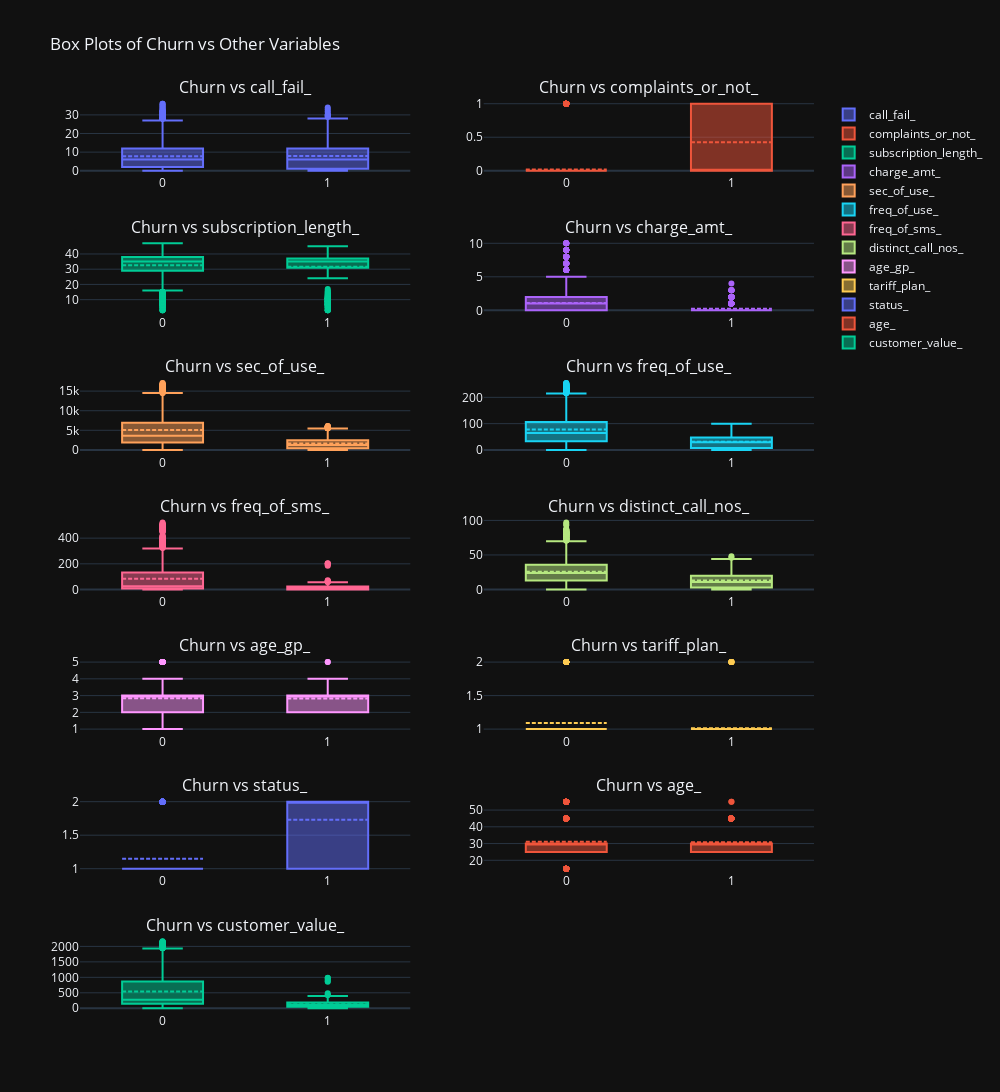

The notebook cell saved with this chart:
### Markdown cell above
### Bivariate Analysis

### Code cell
# Comparing all the columns with the target variable 'Churn'
# Determine the number of rows and columns for the subplots
num_columns = 2
num_rows = (len(churn_data.columns) - 1 + 1) // num_columns

# Create a subplot grid
fig = make_subplots(rows=num_rows, cols=num_columns, subplot_titles=[f"Churn vs {col}" for col in churn_data.columns if col != 'churn'])

# Add a box plot for each column against Churn
for i, column in enumerate(churn_data.columns):
    if column == 'churn':
        continue
    row = i // num_columns + 1
    col = i % num_columns + 1
    fig.add_trace(
        go.Box(y=churn_data[column], x=churn_data['churn'], name=column, boxmean=True),
        row=row, col=col
    )

# Update layout
fig.update_layout(
    title_text='Box Plots of Churn vs Other Variables',
    height=500 * num_rows,
    width=1000,
    template="plotly_dark"
)

# Show the plot
fig.show()

### Figure 1 — Plotly figure (JSON) as saved in the notebook; plotly's stock layout.template omitted (floating-point values rounded to 4 significant figures; data arrays with more than 128 entries replaced by an {"elided": "..."} marker saying what was removed)
{"data": [{"boxmean": true, "name": "call_fail_", "type": "box", "x": {"elided": "2850 int values"}, "xaxis": "x", "y": {"elided": "2850 int values"}, "yaxis": "y"}, {"boxmean": true, "name": "complaints_or_not_", "type": "box", "x": {"elided": "2850 int values"}, "xaxis": "x2", "y": {"elided": "2850 int values"}, "yaxis": "y2"}, {"boxmean": true, "name": "subscription_length_", "type": "box", "x": {"elided": "2850 int values"}, "xaxis": "x3", "y": {"elided": "2850 int values"}, "yaxis": "y3"}, {"boxmean": true, "name": "charge_amt_", "type": "box", "x": {"elided": "2850 int values"}, "xaxis": "x4", "y": {"elided": "2850 int values"}, "yaxis": "y4"}, {"boxmean": true, "name": "sec_of_use_", "type": "box", "x": {"elided": "2850 int values"}, "xaxis": "x5", "y": {"elided": "2850 int values"}, "yaxis": "y5"}, {"boxmean": true, "name": "freq_of_use_", "type": "box", "x": {"elided": "2850 int values"}, "xaxis": "x6", "y": {"elided": "2850 int values"}, "yaxis": "y6"}, {"boxmean": true, "name": "freq_of_sms_", "type": "box", "x": {"elided": "2850 int values"}, "xaxis": "x7", "y": {"elided": "2850 int values"}, "yaxis": "y7"}, {"boxmean": true, "name": "distinct_call_nos_", "type": "box", "x": {"elided": "2850 int values"}, "xaxis": "x8", "y": {"elided": "2850 int values"}, "yaxis": "y8"}, {"boxmean": true, "name": "age_gp_", "type": "box", "x": {"elided": "2850 int values"}, "xaxis": "x9", "y": {"elided": "2850 int values"}, "yaxis": "y9"}, {"boxmean": true, "name": "tariff_plan_", "type": "box", "x": {"elided": "2850 int values"}, "xaxis": "x10", "y": {"elided": "2850 int values"}, "yaxis": "y10"}, {"boxmean": true, "name": "status_", "type": "box", "x": {"elided": "2850 int values"}, "xaxis": "x11", "y": {"elided": "2850 int values"}, "yaxis": "y11"}, {"boxmean": true, "name": "age_", "type": "box", "x": {"elided": "2850 int values"}, "xaxis": "x12", "y": {"elided": "2850 int values"}, "yaxis": "y12"}, {"boxmean": true, "name": "customer_value_", "type": "box", "x": {"elided": "2850 int values"}, "xaxis": "x13", "y": {"elided": "2850 float values"}, "yaxis": "y13"}], "layout": {"annotations": [{"font": {"size": 16}, "showarrow": false, "text": "Churn vs call_fail_", "x": 0.225, "xanchor": "center", "xref": "paper", "y": 1.0, "yanchor": "bottom", "yref": "paper"}, {"font": {"size": 16}, "showarrow": false, "text": "Churn vs complaints_or_not_", "x": 0.775, "xanchor": "center", "xref": "paper", "y": 1.0, "yanchor": "bottom", "yref": "paper"}, {"font": {"size": 16}, "showarrow": false, "text": "Churn vs subscription_length_", "x": 0.225, "xanchor": "center", "xref": "paper", "y": 0.8469, "yanchor": "bottom", "yref": "paper"}, {"font": {"size": 16}, "showarrow": false, "text": "Churn vs charge_amt_", "x": 0.775, "xanchor": "center", "xref": "paper", "y": 0.8469, "yanchor": "bottom", "yref": "paper"}, {"font": {"size": 16}, "showarrow": false, "text": "Churn vs sec_of_use_", "x": 0.225, "xanchor": "center", "xref": "paper", "y": 0.6939, "yanchor": "bottom", "yref": "paper"}, {"font": {"size": 16}, "showarrow": false, "text": "Churn vs freq_of_use_", "x": 0.775, "xanchor": "center", "xref": "paper", "y": 0.6939, "yanchor": "bottom", "yref": "paper"}, {"font": {"size": 16}, "showarrow": false, "text": "Churn vs freq_of_sms_", "x": 0.225, "xanchor": "center", "xref": "paper", "y": 0.5408, "yanchor": "bottom", "yref": "paper"}, {"font": {"size": 16}, "showarrow": false, "text": "Churn vs distinct_call_nos_", "x": 0.775, "xanchor": "center", "xref": "paper", "y": 0.5408, "yanchor": "bottom", "yref": "paper"}, {"font": {"size": 16}, "showarrow": false, "text": "Churn vs age_gp_", "x": 0.225, "xanchor": "center", "xref": "paper", "y": 0.3878, "yanchor": "bottom", "yref": "paper"}, {"font": {"size": 16}, "showarrow": false, "text": "Churn vs tariff_plan_", "x": 0.775, "xanchor": "center", "xref": "paper", "y": 0.3878, "yanchor": "bottom", "yref": "paper"}, {"font": {"size": 16}, "showarrow": false, "text": "Churn vs status_", "x": 0.225, "xanchor": "center", "xref": "paper", "y": 0.2347, "yanchor": "bottom", "yref": "paper"}, {"font": {"size": 16}, "showarrow": false, "text": "Churn vs age_", "x": 0.775, "xanchor": "center", "xref": "paper", "y": 0.2347, "yanchor": "bottom", "yref": "paper"}, {"font": {"size": 16}, "showarrow": false, "text": "Churn vs customer_value_", "x": 0.225, "xanchor": "center", "xref": "paper", "y": 0.08163, "yanchor": "bottom", "yref": "paper"}], "height": 3500, "title": {"text": "Box Plots of Churn vs Other Variables"}, "width": 1000, "xaxis": {"anchor": "y", "autorange": true, "domain": [0, 0.45], "range": [-0.5, 1.5], "type": "linear"}, "xaxis10": {"anchor": "y10", "autorange": true, "domain": [0.55, 1], "range": [-0.5, 1.5], "type": "linear"}, "xaxis11": {"anchor": "y11", "autorange": true, "domain": [0, 0.45], "range": [-0.5, 1.5], "type": "linear"}, "xaxis12": {"anchor": "y12", "autorange": true, "domain": [0.55, 1], "range": [-0.5, 1.5], "type": "linear"}, "xaxis13": {"anchor": "y13", "autorange": true, "domain": [0, 0.45], "range": [-0.5, 1.5], "type": "linear"}, "xaxis14": {"anchor": "y14", "domain": [0.55, 1]}, "xaxis2": {"anchor": "y2", "autorange": true, "domain": [0.55, 1], "range": [-0.5, 1.5], "type": "linear"}, "xaxis3": {"anchor": "y3", "autorange": true, "domain": [0, 0.45], "range": [-0.5, 1.5], "type": "linear"}, "xaxis4": {"anchor": "y4", "autorange": true, "domain": [0.55, 1], "range": [-0.5, 1.5], "type": "linear"}, "xaxis5": {"anchor": "y5", "autorange": true, "domain": [0, 0.45], "range": [-0.5, 1.5], "type": "linear"}, "xaxis6": {"anchor": "y6", "autorange": true, "domain": [0.55, 1], "range": [-0.5, 1.5], "type": "linear"}, "xaxis7": {"anchor": "y7", "autorange": true, "domain": [0, 0.45], "range": [-0.5, 1.5], "type": "linear"}, "xaxis8": {"anchor": "y8", "autorange": true, "domain": [0.55, 1], "range": [-0.5, 1.5], "type": "linear"}, "xaxis9": {"anchor": "y9", "autorange": true, "domain": [0, 0.45], "range": [-0.5, 1.5], "type": "linear"}, "yaxis": {"anchor": "x", "autorange": true, "domain": [0.9184, 1.0], "range": [-2, 38], "type": "linear"}, "yaxis10": {"anchor": "x10", "autorange": true, "domain": [0.3061, 0.3878], "range": [0.9444, 2.056], "type": "linear"}, "yaxis11": {"anchor": "x11", "autorange": true, "domain": [0.1531, 0.2347], "range": [0.9444, 2.056], "type": "linear"}, "yaxis12": {"anchor": "x12", "autorange": true, "domain": [0.1531, 0.2347], "range": [12.78, 57.22], "type": "linear"}, "yaxis13": {"anchor": "x13", "autorange": true, "domain": [0, 0.08163], "range": [-120.3, 2286.0], "type": "linear"}, "yaxis14": {"anchor": "x14", "domain": [0, 0.08163]}, "yaxis2": {"anchor": "x2", "autorange": true, "domain": [0.9184, 1.0], "range": [-0.05556, 1.056], "type": "linear"}, "yaxis3": {"anchor": "x3", "autorange": true, "domain": [0.7653, 0.8469], "range": [0.5556, 49.44], "type": "linear"}, "yaxis4": {"anchor": "x4", "autorange": true, "domain": [0.7653, 0.8469], "range": [-0.5556, 10.56], "type": "linear"}, "yaxis5": {"anchor": "x5", "autorange": true, "domain": [0.6122, 0.6939], "range": [-949.4, 18040.0], "type": "linear"}, "yaxis6": {"anchor": "x6", "autorange": true, "domain": [0.6122, 0.6939], "range": [-14.17, 269.2], "type": "linear"}, "yaxis7": {"anchor": "x7", "autorange": true, "domain": [0.4592, 0.5408], "range": [-29.0, 551], "type": "linear"}, "yaxis8": {"anchor": "x8", "autorange": true, "domain": [0.4592, 0.5408], "range": [-5.389, 102.4], "type": "linear"}, "yaxis9": {"anchor": "x9", "autorange": true, "domain": [0.3061, 0.3878], "range": [0.7778, 5.222], "type": "linear"}}}
